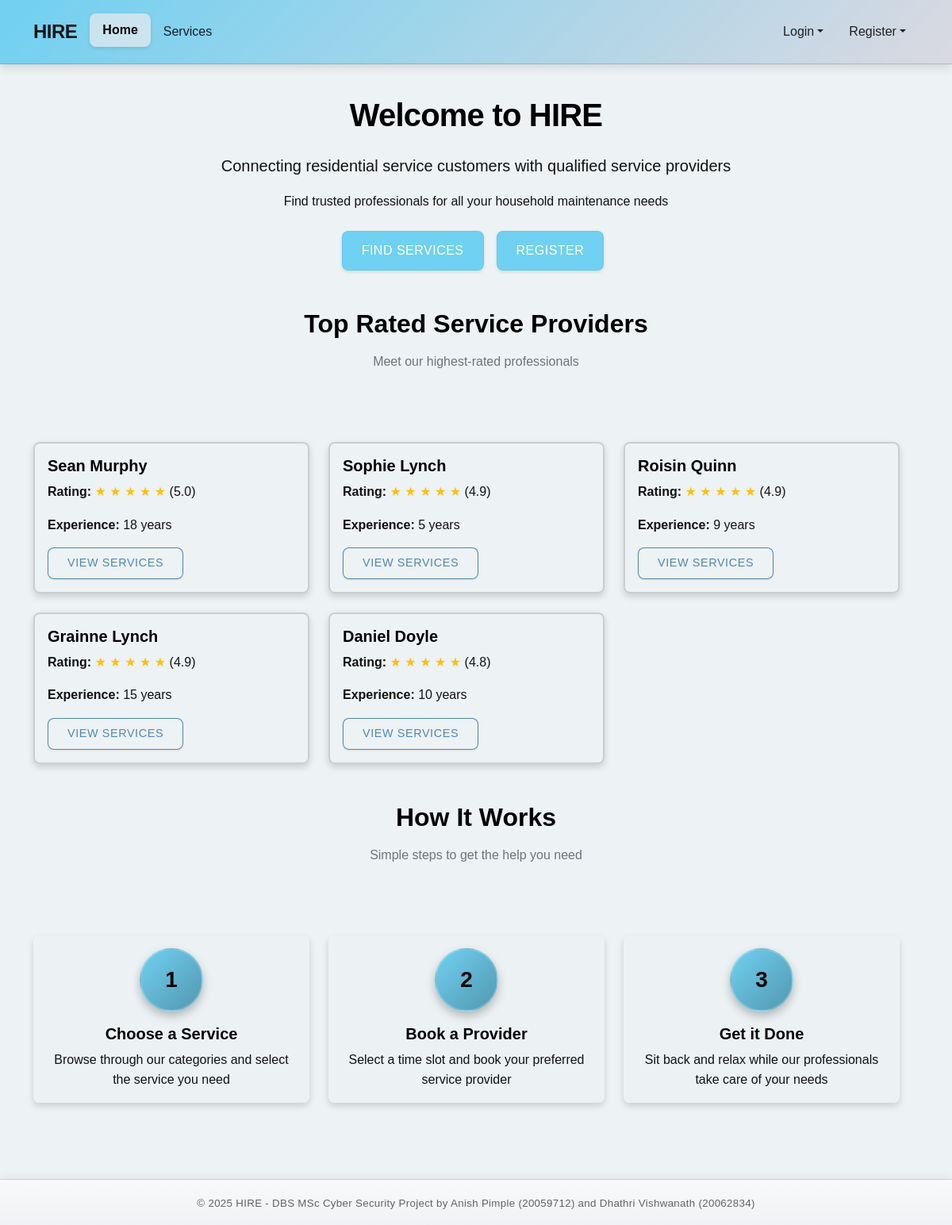
The page / on the database its author committed.
### models.py (models this page shows, shortened)
class Provider(db.Model):
    __tablename__ = 'providers'
    id = db.Column(db.Integer, primary_key=True)
    email = db.Column(db.String(100), unique=True, nullable=False)
    phone = db.Column(db.String(15), unique=True, nullable=False)
    password_hash = db.Column(db.String(128), nullable=False)
    first_name = db.Column(db.String(50), nullable=False)
    last_name = db.Column(db.String(50), nullable=False)
    verification_document = db.Column(db.String(255), nullable=False)
    experience_years = db.Column(db.Integer, default=0)
    is_available = db.Column(db.Boolean, default=True)
    avg_rating = db.Column(db.Float, nullable=True)
    is_verified = db.Column(db.Boolean, default=False)
    created_at = db.Column(db.DateTime, default=datetime.utcnow)
    addresses = db.relationship('Address', backref='provider', lazy=True,
                              foreign_keys='Address.provider_id')
    services = db.relationship('ProviderCategory', backref='provider', lazy=True)
    bookings = db.relationship('Booking', backref='provider', lazy=True)
    def get_full_name(self):
        return f"{self.first_name} {self.last_name}"

### routes.py (the view)
@main_bp.route('/')
def index():
    categories = ServiceCategory.query.all()
    top_providers = Provider.query.filter(Provider.avg_rating.isnot(None)).order_by(Provider.avg_rating.desc()).limit(5).all()
    return render_template('index.html', categories=categories, top_providers=top_providers, user=get_current_user())

### app.py (called while the page is built)
@app.context_processor
def inject_env_variables():
    return dict(
        GOOGLE_MAPS_API_KEY=os.getenv('GOOGLE_MAPS_API_KEY')
    )

@app.context_processor
def utility_processor():
    def format_datetime(value, format='%d %b, %Y %H:%M'):
        """Format a datetime object to string"""
        if value is None:
            return ""
        return value.strftime(format)
    def format_currency(value):
        """Format a number as currency"""
        if value is None:
            return "€0.00"
        return f"€{value:.2f}"
    return dict(
        format_datetime=format_datetime,
        format_currency=format_currency
    )

### routes.py (called while the page is built)
def get_current_user():
    user_id = session.get('user_id')
    user_type = session.get('user_type')
    if not user_id or not user_type:
        return None
    if user_type == 'customer':
        return Customer.query.get(user_id)
    elif user_type == 'provider':
        return Provider.query.get(user_id)
    return None

### templates/index.html (shortened to what this page needs)
{% extends "base.html" %}
{% block content %}
<div class="row mb-5">
    <div class="col-md-8 offset-md-2 text-center">
        <h1 class="display-4 mb-4">Welcome to HIRE</h1>
        <p class="lead">Connecting residential service customers with qualified service providers</p>
        <p class="mb-4">Find trusted professionals for all your household maintenance needs</p>
        <div class="d-grid gap-2 d-md-flex justify-content-md-center">
            <a href="{{ url_for('service.service_list') }}" class="btn btn-primary btn-lg px-4 me-md-2">Find Services</a>
            {% if not user %}
            <a href="{{ url_for('customer.register') }}" class="btn btn-primary btn-lg px-4 me-md-2">Register</a>
            {% endif %}
        </div>
    </div>
</div>
{% if top_providers %}
<div class="row mb-5">
    <div class="col-12 text-center mb-4">
        <h2>Top Rated Service Providers</h2>
        <p class="text-muted">Meet our highest-rated professionals</p>
    </div>
    <div class="row row-cols-1 row-cols-md-3 g-4">
        {% for provider in top_providers %}
        <div class="col">
            <div class="card h-100">
                <div class="card-body">
                    <h5 class="card-title">{{ provider.get_full_name() }}</h5>
                    <p class="card-text">
                        <strong>Rating:</strong>
                        {% for i in range(5) %}
                            {% if i < provider.avg_rating|int %}
                                <span class="text-warning">★</span>
                            {% elif i < provider.avg_rating|round(0, 'ceil')|int and (provider.avg_rating % 1) >= 0.5 %}
                                <span class="text-warning">★</span>
                            {% else %}
                                <span class="text-secondary">★</span>
                            {% endif %}
                        {% endfor %}
                        ({{ provider.avg_rating|round(1) }})
                    </p>
                    <p class="card-text"><strong>Experience:</strong> {{ provider.experience_years }} years</p>
                    <a href="{{ url_for('service.service_list') }}" class="btn btn-sm btn-outline-primary">View Services</a>
                </div>
            </div>
        </div>
        {% endfor %}
    </div>
</div>
{% endif %}
<div class="row mb-5">
    <div class="col-12 text-center mb-4">
        <h2>How It Works</h2>
        <p class="text-muted">Simple steps to get the help you need</p>
    </div>
    <div class="row row-cols-1 row-cols-md-3 g-4">
        <div class="col">
            <div class="card h-100 border-0">
                <div class="card-body text-center">
                    <div class="bg-light rounded-circle mx-auto d-flex align-items-center justify-content-center mb-3" style="width: 80px; height: 80px;">
                        <h3 class="m-0">1</h3>
                    </div>
                    <h5 class="card-title">Choose a Service</h5>
                    <p class="card-text">Browse through our categories and select the service you need</p>
                </div>
            </div>
        </div>
        <div class="col">
            <div class="card h-100 border-0">
                <div class="card-body text-center">
                    <div class="bg-light rounded-circle mx-auto d-flex align-items-center justify-content-center mb-3" style="width: 80px; height: 80px;">
                        <h3 class="m-0">2</h3>
                    </div>
                    <h5 class="card-title">Book a Provider</h5>
                    <p class="card-text">Select a time slot and book your preferred service provider</p>
                </div>
            </div>
        </div>
        <div class="col">
            <div class="card h-100 border-0">
                <div class="card-body text-center">
                    <div class="bg-light rounded-circle mx-auto d-flex align-items-center justify-content-center mb-3" style="width: 80px; height: 80px;">
                        <h3 class="m-0">3</h3>
                    </div>
                    <h5 class="card-title">Get it Done</h5>
                    <p class="card-text">Sit back and relax while our professionals take care of your needs</p>
                </div>
            </div>
        </div>
    </div>
</div>
{% endblock %}

### static/css/style.css (style rules this page uses)
:root { --primary-color: #58caf0d6; --secondary-color: #200b7bb7; --accent-color: #3586a1d6; --light-color: #121212; --dark-color: #dad9e1; --darker-color: #b0cfdb; --surface-color: #edf2f4f7; --surface-color-hover: #cae6ef; --success-color: #2dc653; --warning-color: #ffbe0b; --danger-color: #a52b2d8e; --border-radius: 0.5rem; --box-shadow: 0 0.5rem 1rem rgba(0, 0, 0, 0.1); --transition: all 0.3s ease; }
body { min-height: 100vh; display: flex; flex-direction: column; font-family: 'DotGothic16', sans-serif; color: var(--light-color); background-color: var(--surface-color); line-height: 1.6; }
h1, h2, h3, h4, h5, h6 { font-family: 'DotGothic16', sans-serif; font-weight: 700; margin-bottom: 1rem; color: black; }
.display-4 { font-size: 2.5rem; font-weight: 700; letter-spacing: -0.02em; }
.lead { font-size: 1.25rem; font-weight: 400; }
.btn { border-radius: var(--border-radius); padding: 0.5rem 1.5rem; font-weight: 500; transition: var(--transition); text-transform: uppercase; letter-spacing: 0.5px; font-size: 0.9rem; }
.btn-primary { background: linear-gradient(135deg, var(--primary-color), var(--primary-color) 90%); border-color: var(--primary-color); color: white; box-shadow: 0 2px 4px rgba(0, 0, 0, 0.1); }
.btn-outline-primary { color: #266da6cc; border-color: #266da6cc; background-color: var(--surface-color); box-shadow: 0 1px 3px rgba(0, 0, 0, 0.08); letter-spacing: 0.6px; }
.btn-lg { padding: 0.75rem 2rem; font-size: 1rem; }
.card { border-radius: var(--border-radius); border: 2px solid rgba(0, 0, 0, 0.15); background-color: var(--surface-color); box-shadow: 0 0.25rem 0.5rem rgba(0, 0, 0, 0.15); transition: var(--transition); overflow: hidden; color: var(--light-color); }
.card-title { color: black; }
.text-warning { color: var(--warning-color) !important; }
.bg-light.rounded-circle { background: linear-gradient(135deg, var(--primary-color), var(--accent-color)) !important; color: white; box-shadow: 0 0.35rem 0.7rem rgba(0, 0, 0, 0.25); transition: var(--transition); border: 2px solid rgba(255, 255, 255, 0.2); }
.display-4, .lead, .btn-lg { animation: fadeIn 1s ease-out; }

### rows shown on the page
Provider: get_full_name "Sean Murphy", avg_rating "5.0", experience_years "18"
Provider: get_full_name "Sophie Lynch", avg_rating "4.9", experience_years "5"
Provider: get_full_name "Roisin Quinn", avg_rating "4.9", experience_years "9"
Provider: get_full_name "Grainne Lynch", avg_rating "4.9", experience_years "15"
Provider: get_full_name "Daniel Doyle", avg_rating "4.8", experience_years "10"
